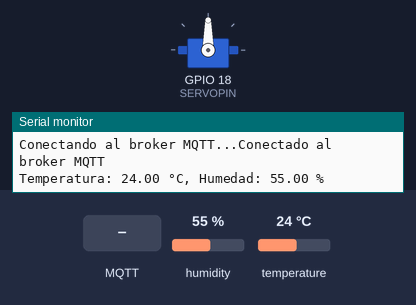
A sketch run on a simulated ESP32. Parts: servo, the last lines printed to the serial monitor. Inputs (shaded band) come from the test bench; at power-on: humidity 55 %, temperature 24 °C. WiFi joins after 1.5 s; servers stay silent unless stated; the local clock reads 2024-03-15 10:24:30 at power-on unless the sketch sets it; no MQTT or app messages arrive unless stated.

Above: at 3.2 s.
3.3 s: MQTT message "ServoOff" arrives on the first subscribed topic
At 7.8 s:
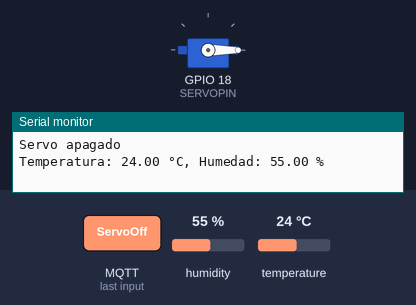
13.6 s: MQTT message "ServoOn" arrives on the first subscribed topic
At 18.4 s:
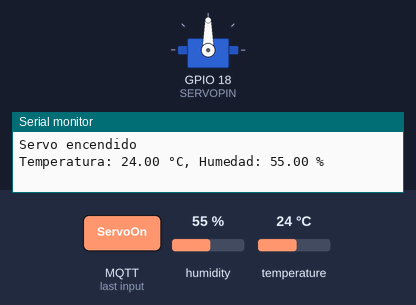
Timing chart, 0 to 19.9 s (numbered marks = the images above; inputs shaded):
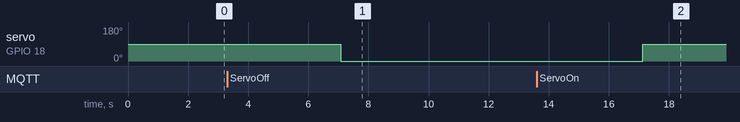

The sketch:

Entregable5.ino
```cpp
#include <WiFi.h>
#include <DHT.h>
#include <PubSubClient.h>
#include <ESP32Servo.h>  // Incluir la biblioteca ESP32Servo

// Definiciones de pines
#define DHTPIN 4         // Pin donde se conecta el DHT11
#define DHTTYPE DHT11    // DHT 11
#define SERVOPIN 18      // Pin donde se conecta el servomotor (en la ESP32)

// Credenciales de la red WiFi
const char* ssid = "Mj";
const char* password = "ComprateunputoWifi";

// Credenciales del MQTT Broker
const char* mqtt_server = "192.168.152.254";
const char* mqtt_user = "mqtt";
const char* mqtt_password = "mj";

// Inicializa el sensor DHT
DHT dht(DHTPIN, DHTTYPE);

// Inicializa el servomotor
Servo miServo;

// Umbrales de temperatura y humedad
const float umbralTemperatura = 35.0;
const float umbralHumedad = 70.0;

WiFiClient espClient;
PubSubClient client(espClient);

void setup() {
  Serial.begin(115200);
  dht.begin();
  miServo.attach(SERVOPIN);  // Adjuntar el servomotor al pin especificado

  // Conexión a la red WiFi
  Serial.println("Conectando a la red WiFi...");
  WiFi.begin(ssid, password);

  unsigned long startAttemptTime = millis();

  // Intentar conectar durante 30 segundos
  while (WiFi.status() != WL_CONNECTED && millis() - startAttemptTime < 30000) {
    delay(1000);
    Serial.print(".");
  }

  if (WiFi.status() != WL_CONNECTED) {
    Serial.println("\nNo se pudo conectar a la red WiFi");
  } else {
    Serial.println("\nConectado a la red WiFi");
    Serial.print("Dirección IP: ");
    Serial.println(WiFi.localIP());
  }

  client.setServer(mqtt_server, 1883);
  client.setCallback(callback);

  reconnect();
}

void reconnect() {
  while (!client.connected()) {
    Serial.print("Conectando al broker MQTT...");
    if (client.connect("ESP32Client", mqtt_user, mqtt_password)) {
      Serial.println("Conectado al broker MQTT");
      client.subscribe("invernadero/actuador"); // Tópico de control para el actuador
    } else {
      Serial.print("Falló la conexión, rc=");
      Serial.print(client.state());
      delay(5000);
    }
  }
}

void callback(char* topic, byte* payload, unsigned int length) {
  String messageTemp;
  for (unsigned int i = 0; i < length; i++) {
    messageTemp += (char)payload[i];
  }
  Serial.print("Mensaje recibido [");
  Serial.print(topic);
  Serial.print("]: ");
  Serial.println(messageTemp);

  if (String(topic) == "invernadero/actuador") {
    if (messageTemp == "ServoOn") {
      miServo.write(90);  // Mover el servomotor a 90 grados
      Serial.println("Servo encendido");
    } else if (messageTemp == "ServoOff") {
      miServo.write(0);   // Regresar el servomotor a la posición inicial
      Serial.println("Servo apagado");
    }
  }
}

void loop() {
  if (!client.connected()) {
    reconnect();
  }
  client.loop();

  float temperatura = dht.readTemperature();
  float humedad = dht.readHumidity();

  if (isnan(temperatura) || isnan(humedad)) {
    Serial.println("Error al leer del DHT11!");
    return;
  }

  Serial.print("Temperatura: ");
  Serial.print(temperatura);
  Serial.print(" °C, Humedad: ");
  Serial.print(humedad);
  Serial.println(" %");

  String payload = "{\"idsensor\":1,\"timestamp\":";
  payload += String(time(NULL));
  payload += ",\"valueTemp\":";
  payload += String(temperatura);
  payload += ", \"valueHum\":";
  payload += String(humedad);
  payload += ", \"idgrupo\":1, \"idplaca\":1}";

  client.publish("invernadero/sensor", (char*) payload.c_str());
  delay(5000); // Ajusta este delay según sea necesario
}
```

Measured:
- after the input at 3.3 s, servo on GPIO 18 (SERVOPIN): 90° → 0° after 3.8 s
- after the input at 13.6 s, servo on GPIO 18 (SERVOPIN): 0° → 90° after 3.5 s
